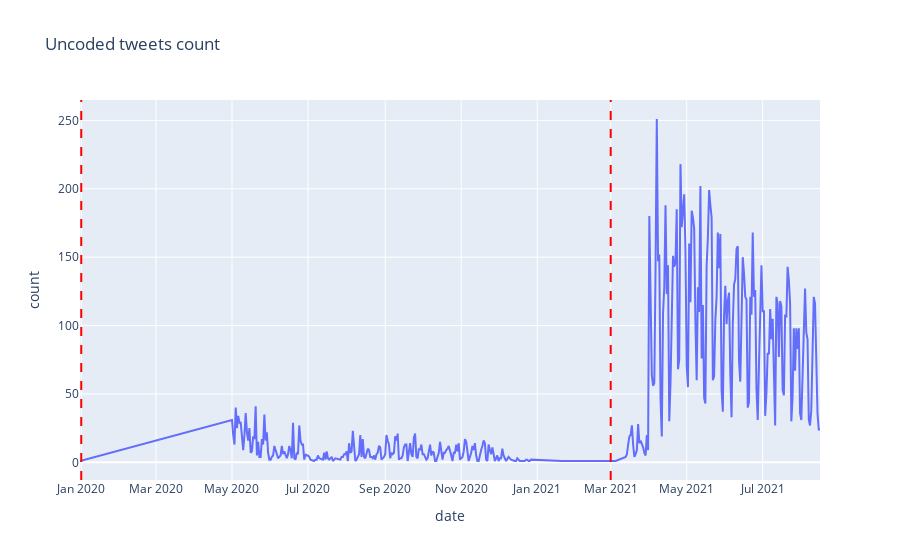

Notebook cell for this chart:
### Markdown cell above
We clearly see here that in the period of interest, almost all tweets that were retrieved and classified about covid were coded. The lacking ones are due to the automatic covid-classifier being updated. Some tweets that were previously not considered as being about covid now are and would need to be coded.

### Code cell
fig = go.Figure()

fig.add_trace(go.Scatter(x=counts_uncoded.index, y=counts_uncoded, mode="lines", name="uncoded tweets"))

fig.add_vline(x="2020-01-01", line_color="red", line_dash="dash")
fig.add_vline(x="2021-03-01", line_color="red", line_dash="dash")
fig.update_layout(title="Uncoded tweets count", xaxis_title="date", yaxis_title="count")
fig.show()

### Figure 1 — Plotly figure (JSON) as saved in the notebook; plotly's stock layout.template omitted (floating-point values rounded to 4 significant figures; data arrays with more than 128 entries replaced by an {"elided": "..."} marker saying what was removed)
{"data": [{"mode": "lines", "name": "uncoded tweets", "type": "scatter", "x": {"elided": "387 str values"}, "y": {"elided": "387 int values"}}], "layout": {"shapes": [{"line": {"color": "red", "dash": "dash"}, "type": "line", "x0": "2020-01-01", "x1": "2020-01-01", "xref": "x", "y0": 0, "y1": 1, "yref": "y domain"}, {"line": {"color": "red", "dash": "dash"}, "type": "line", "x0": "2021-03-01", "x1": "2021-03-01", "xref": "x", "y0": 0, "y1": 1, "yref": "y domain"}], "title": {"text": "Uncoded tweets count"}, "xaxis": {"title": {"text": "date"}}, "yaxis": {"title": {"text": "count"}}}}
